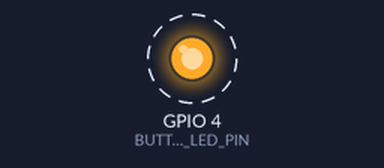
Simulated run of this sketch. Board: Seeed XIAO ESP32-C3. On the bench: output pins drawn as LEDs (lit = HIGH). Dashed ring = blinking. What the sketch prints to the serial monitor is not drawn.

Above: at 0.2 s.
Timing chart, 0 to 3.0 s (numbered marks = the images above):
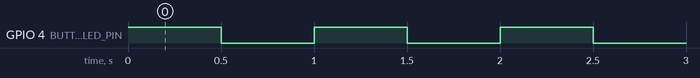

The sketch:

step_03_blink_with_serial.ino
```cpp
// STEP 03: Blink with Serial Messages
//
// WIRING DIAGRAM
// XIAO ESP32-C3 D2 -> 220-330 ohm resistor -> LED anode (+) the long leg
// LED cathode (-) the short leg -> GND
//
// Seeed Studio XIAO ESP32-C3 does not have a programmable user LED.
// Connect an external LED to D2 through a 220-330 ohm resistor, then to GND.
// 220 ohm is a good default for most standard 3 mm or 5 mm LEDs.
const int BUTTON_LED_PIN = D2;

void setup() {
  pinMode(BUTTON_LED_PIN, OUTPUT);
  Serial.begin(115200);
}

void loop() {
  digitalWrite(BUTTON_LED_PIN, HIGH);
  Serial.println("ON");
  delay(500);

  digitalWrite(BUTTON_LED_PIN, LOW);
  Serial.println("OFF");
  delay(500);
}
```

Measured:
- by itself, GPIO 4 (BUTTON_LED_PIN): alternates HIGH for 0.50 s and LOW for 0.50 s
